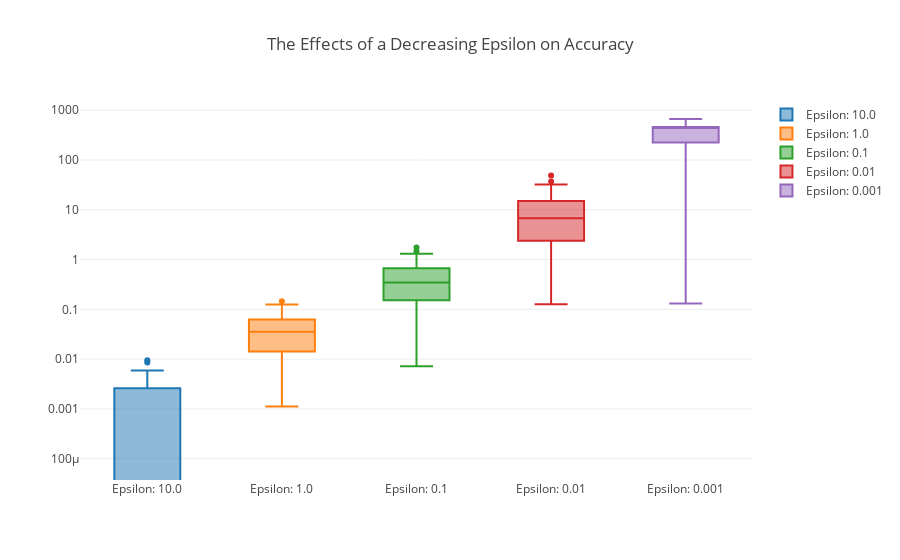

Notebook code cell kept with this figure:
### Markdown cell above
## Statistical Comparison

So visually, these two distributions seem extremely similar. Even when the epsilon is very small (0.01), the perturbations don't seem to make huge difference. But how low can we go?

Lets look at different values of epsilon and its effect on the distribution.

We will compare the perturbed distributions to the expected distribution using a student's two-tailed t-test. We will assume that both distributions have the same population variance.

We will run simulations of the perturbations at decreasing epsilon values, running 100 simulations at each epsilon value and calculating the t-test score and p-value for each simulated distribution.

### Code cell
from scipy.stats import ttest_ind

def age_array(df):
    temp = []
    
    for age,count in zip(df['age'], df['count']):
        for i in range(int(count)):
            temp.append(age)
    return temp

diab = age_array(diabetics)

t_scores = {}
p_values = {}
graph_data = []
#starting at epsilon 10, we decrease the epsilon by a factor of 10 for each series of simulation
start = 0.1
for i in range(5):
    epsilon = (start / float(start**2))
    start *= 10.0
    print epsilon
    t_scores = []
    p_values = []
    
    for i in range(40):
        DP_diabetics = perturb_age(diabetics, epsilon)

        DP_diab = age_array(DP_diabetics)

        t_score, p_value = ttest_ind(DP_diab, diab)

        t_scores.append(t_score)
        
        if p_value == 0:
            p_values.append(np.log(1/(10.0**(-200.0))))
        else:
            p_values.append(np.log(1.0/p_value))
    #print epsilon, p_values[epsilon]
    #print epsilon, t_scores[epsilon]
    cur_trace = go.Box(
        y = p_values,
        name = ("Epsilon: %s" % (epsilon)),
        boxpoints = 'outliers'
    )
    graph_data.append(cur_trace)

layout = go.Layout(
    title = "The Effects of a Decreasing Epsilon on Accuracy",
    yaxis = dict(
        type='log',
        #autorange=True
        range = [3]
    )
)

fig = go.Figure(data=graph_data, layout=layout)
iplot(fig, filename = "Epsilon P value comparison")

### Figure 1 — Plotly figure (JSON) as saved in the notebook; plotly's stock layout.template omitted (floating-point values rounded to 4 significant figures)
{"data": [{"boxpoints": "outliers", "name": "Epsilon: 10.0", "type": "box", "y": [0, 0, 0, 0, 0.00306, 0, 0, 0, 0.005904, 0.002587, 8.985e-05, 0.001642, 0.003714, 0, 8.985e-05, 0, 0, 0, 0, 0.0005394, 0.002745, 0.002587, 0.009459, 0.0006968, 0, 0, 0, 0, 0.005429, 0.004346, 0, 0.008552, 0, 0, 0.0004495, 0.004955, 0.001957, 0, 0, 0]}, {"boxpoints": "outliers", "name": "Epsilon: 1.0", "type": "box", "y": [0.001124, 0.0595, 0.1248, 0.01075, 0.06345, 0.04247, 0.07233, 0.04638, 0.0199, 0.01187, 0.037, 0.006854, 0.01971, 0.0206, 0.04249, 0.05375, 0.006833, 0.06454, 0.06232, 0.04818, 0.04132, 0.1139, 0.07708, 0.02491, 0.116, 0.07994, 0.1464, 0.06035, 0.08305, 0.0185, 0.001642, 0.02983, 0.01537, 0.01271, 0.03382, 0.02251, 0.01321, 0.0236, 0.006062, 0.007804]}, {"boxpoints": "outliers", "name": "Epsilon: 0.1", "type": "box", "y": [0.6053, 0.3515, 0.175, 0.07389, 0.3155, 0.3093, 0.6753, 1.315, 0.2233, 0.0695, 0.8822, 0.7783, 0.06441, 0.01603, 0.219, 0.5527, 0.007174, 0.1108, 0.7469, 0.2082, 0.3897, 0.5425, 1.191, 1.47, 0.6801, 0.02548, 0.6035, 0.338, 0.1449, 0.2016, 0.1575, 0.03444, 0.4928, 0.1466, 0.4166, 0.328, 1.757, 1.009, 0.4727, 0.6705]}, {"boxpoints": "outliers", "name": "Epsilon: 0.01", "type": "box", "y": [1.553, 1.399, 17.23, 4.329, 14.98, 4.416, 3.982, 2.53, 2.237, 29.2, 9.002, 5.134, 27.94, 3.868, 7.336, 8.281, 28.11, 36.94, 31.85, 13.37, 2.139, 13.92, 0.3275, 32.08, 10.31, 26.94, 15.02, 0.4339, 49.0, 7.832, 3.563, 4.192, 6.16, 8.438, 0.4126, 1.435, 13.59, 1.053, 3.529, 0.1267]}, {"boxpoints": "outliers", "name": "Epsilon: 0.001", "type": "box", "y": [667.6, 117.4, 460.5, 460.5, 460.5, 460.5, 460.5, 460.5, 261.8, 460.5, 460.5, 17.1, 460.5, 94.09, 460.5, 460.5, 460.5, 460.5, 460.5, 460.5, 392.1, 460.5, 460.5, 168.0, 60.11, 189.5, 0.131, 460.5, 283.2, 460.5, 46.14, 132.2, 460.5, 272.8, 460.5, 460.5, 460.5, 564.9, 105.5, 608.7]}], "layout": {"title": "The Effects of a Decreasing Epsilon on Accuracy", "yaxis": {"range": [3], "type": "log"}}}
